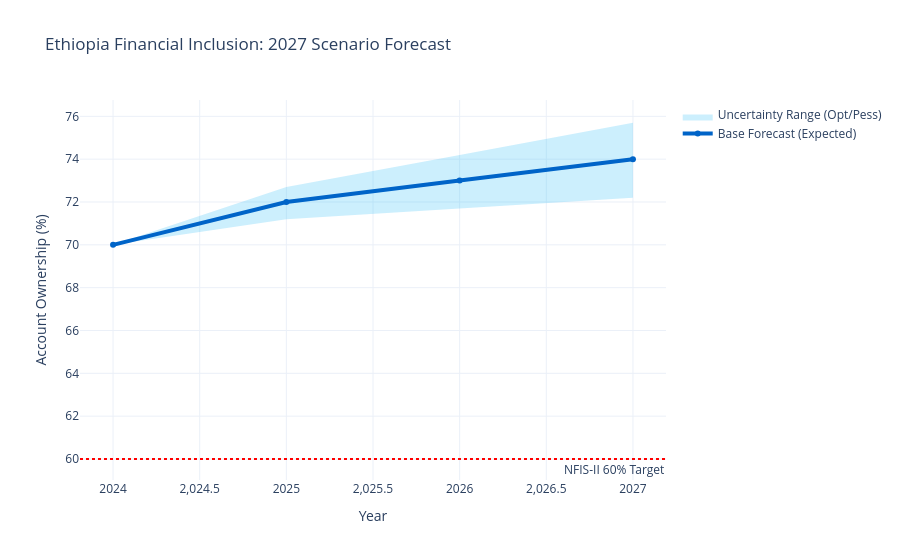

Here is the notebook cell this chart was saved with:
### Code cell
import pandas as pd
import numpy as np
import plotly.graph_objects as go
import os

# 1. SETUP & DATA LOADING
# ---------------------------------------------------------
weights_path = '../data/processed/calibrated_impact_weights.csv'
data_path = '../data/processed/ethiopia_fi_enriched.csv'

# Load weights and historical data
weights = pd.read_csv(weights_path, index_col=0)
df_hist = pd.read_csv(data_path)
df_hist['observation_date'] = pd.to_datetime(df_hist['observation_date'], format='mixed')

# Define Starting Point (2024 Baseline)
latest_access = df_hist[df_hist['indicator_code'] == 'ACC_OWNERSHIP']['value_numeric'].max()
latest_usage = 35.0  # Findex 2024 Baseline for Digital Payments

# Define Future Catalyst Schedule
future_schedule = {
    2025: ['Fayda Digital ID Program Rollout', 'Safaricom Ethiopia Price Increase'],
    2026: ['EthioPay Instant Payment System Launch', 'Foreign Exchange Liberalization'],
    2027: ['M-Pesa EthSwitch Integration']
}

# 2. SCENARIO FORECASTING ENGINE
# ---------------------------------------------------------
def run_scenario(scenario_name='base'):
    """
    Separates Baseline Trend from Event Uplift with Scenario-based uncertainty.
    """
    # Logic for uncertainty treatment
    if scenario_name == 'optimistic':
        nat_growth = 1.5; calib_adj = 1.2  # High policy efficiency
    elif scenario_name == 'pessimistic':
        nat_growth = 0.5; calib_adj = 0.7  # Economic headwinds
    else:
        nat_growth = 1.0; calib_adj = 1.0  # Base Case
    
    results = []
    curr_acc = latest_access
    
    for year in [2024, 2025, 2026, 2027]:
        if year == 2024:
            results.append({'Year': year, 'Baseline_Trend': curr_acc, 'Event_Uplift': 0, 'Total': curr_acc})
            continue
            
        # A. Calculate Baseline (Natural Growth)
        baseline_step = nat_growth
        
        # B. Calculate Event-Driven Uplift (Calibrated)
        year_events = future_schedule.get(year, [])
        event_uplift = 0
        for e in year_events:
            if e in weights.index:
                # Add the weight calibrated in Task 3, adjusted by scenario factor
                event_uplift += weights.loc[e, 'ACC_OWNERSHIP'] * calib_adj
        
        curr_acc += (baseline_step + event_uplift)
        results.append({
            'Year': year, 
            'Baseline_Trend': round(baseline_step, 2), 
            'Event_Uplift': round(event_uplift, 2), 
            'Total': round(curr_acc, 2)
        })
    
    return pd.DataFrame(results)

# Generate Scenarios
df_base = run_scenario('base')
df_opt = run_scenario('optimistic')
df_pess = run_scenario('pessimistic')

# 3. VISUALIZATION (UNCERTAINTY FAN CHART)
# ---------------------------------------------------------
fig = go.Figure()

# Add Confidence/Uncertainty Range (The "Fan")
fig.add_trace(go.Scatter(
    x=df_opt['Year'].tolist() + df_pess['Year'].tolist()[::-1],
    y=df_opt['Total'].tolist() + df_pess['Total'].tolist()[::-1],
    fill='toself',
    fillcolor='rgba(0,176,246,0.2)',
    line=dict(color='rgba(255,255,255,0)'),
    hoverinfo="skip",
    showlegend=True,
    name='Uncertainty Range (Opt/Pess)'
))

# Add Base Forecast Line
fig.add_trace(go.Scatter(
    x=df_base['Year'], y=df_base['Total'],
    mode='lines+markers', name='Base Forecast (Expected)',
    line=dict(color='rgb(0,100,200)', width=4)
))

# Add 60% Target Line
fig.add_hline(y=60, line_dash="dot", line_color="red", 
              annotation_text="NFIS-II 60% Target", annotation_position="bottom right")

fig.update_layout(
    title='Ethiopia Financial Inclusion: 2027 Scenario Forecast',
    xaxis_title='Year', yaxis_title='Account Ownership (%)',
    template='plotly_white', hovermode='x unified'
)

fig.show()

print("📈 Forecast Summary (Base Scenario):")
display(df_base)

### Figure 1 — Plotly figure (JSON) as saved in the notebook; plotly's stock layout.template omitted (floating-point values rounded to 4 significant figures)
{"data": [{"fill": "toself", "fillcolor": "rgba(0,176,246,0.2)", "hoverinfo": "skip", "line": {"color": "rgba(255,255,255,0)"}, "name": "Uncertainty Range (Opt/Pess)", "showlegend": true, "type": "scatter", "x": [2024, 2025, 2026, 2027, 2027, 2026, 2025, 2024], "y": [70, 72.7, 74.2, 75.7, 72.2, 71.7, 71.2, 70]}, {"line": {"color": "rgb(0,100,200)", "width": 4}, "mode": "lines+markers", "name": "Base Forecast (Expected)", "type": "scatter", "x": [2024, 2025, 2026, 2027], "y": [70.0, 72.0, 73.0, 74.0]}], "layout": {"annotations": [{"showarrow": false, "text": "NFIS-II 60% Target", "x": 1, "xanchor": "right", "xref": "x domain", "y": 60, "yanchor": "top", "yref": "y"}], "hovermode": "x unified", "shapes": [{"line": {"color": "red", "dash": "dot"}, "type": "line", "x0": 0, "x1": 1, "xref": "x domain", "y0": 60, "y1": 60, "yref": "y"}], "title": {"text": "Ethiopia Financial Inclusion: 2027 Scenario Forecast"}, "xaxis": {"title": {"text": "Year"}}, "yaxis": {"title": {"text": "Account Ownership (%)"}}}}
